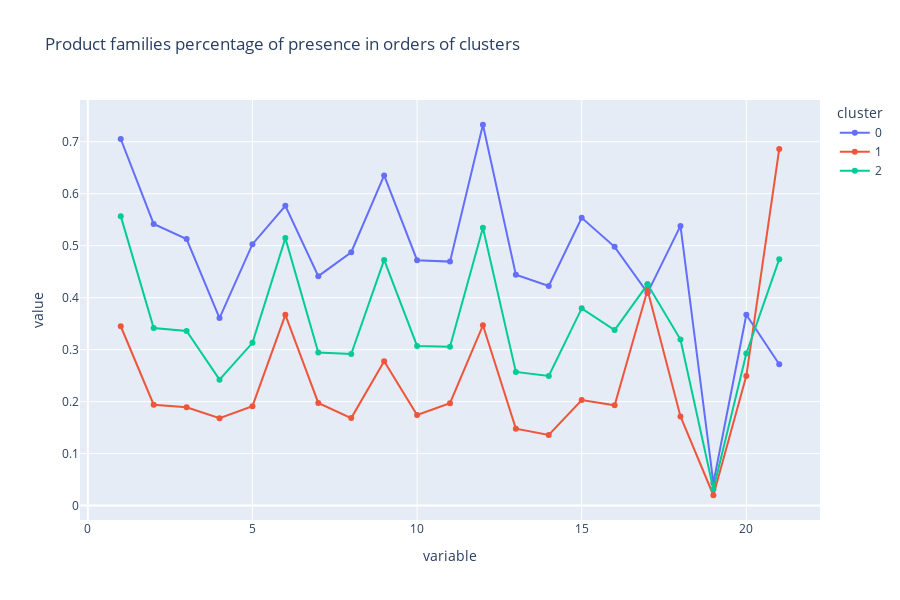

Notebook cell for this chart:
### Code cell
fig_cust = px.line(melted_cust_broad, x = "variable", y = "value", color = 'cluster', title='Product families percentage of presence in orders of clusters',\
                   height=600, width=900, ).update_traces(mode='lines+markers') #y_title = '% of orders with that Product Family (Unscaled)'
fig_cust.show()

### Figure 1 — Plotly figure (JSON) as saved in the notebook; plotly's stock layout.template omitted (floating-point values rounded to 4 significant figures)
{"data": [{"hovertemplate": "cluster=0<br>variable=%{x}<br>value=%{y}<extra></extra>", "legendgroup": "0", "line": {"color": "#636efa", "dash": "solid"}, "mode": "lines+markers", "name": "0", "orientation": "v", "showlegend": true, "type": "scatter", "x": [1, 2, 3, 4, 5, 6, 7, 8, 9, 10, 11, 12, 13, 14, 15, 16, 17, 17, 18, 19, 20, 21], "xaxis": "x", "y": [0.7053, 0.542, 0.5128, 0.3607, 0.5028, 0.5766, 0.4414, 0.4874, 0.6353, 0.4721, 0.4694, 0.7327, 0.4442, 0.4226, 0.5536, 0.4977, 0.4093, 0.4093, 0.538, 0.04331, 0.3671, 0.2719], "yaxis": "y"}, {"hovertemplate": "cluster=1<br>variable=%{x}<br>value=%{y}<extra></extra>", "legendgroup": "1", "line": {"color": "#EF553B", "dash": "solid"}, "mode": "lines+markers", "name": "1", "orientation": "v", "showlegend": true, "type": "scatter", "x": [1, 2, 3, 4, 5, 6, 7, 8, 9, 10, 11, 12, 13, 14, 15, 16, 17, 17, 18, 19, 20, 21], "xaxis": "x", "y": [0.345, 0.194, 0.189, 0.1681, 0.1913, 0.367, 0.1974, 0.1682, 0.2776, 0.1742, 0.197, 0.3468, 0.148, 0.1357, 0.2031, 0.193, 0.4147, 0.4147, 0.1713, 0.01981, 0.2495, 0.6861], "yaxis": "y"}, {"hovertemplate": "cluster=2<br>variable=%{x}<br>value=%{y}<extra></extra>", "legendgroup": "2", "line": {"color": "#00cc96", "dash": "solid"}, "mode": "lines+markers", "name": "2", "orientation": "v", "showlegend": true, "type": "scatter", "x": [1, 2, 3, 4, 5, 6, 7, 8, 9, 10, 11, 12, 13, 14, 15, 16, 17, 17, 18, 19, 20, 21], "xaxis": "x", "y": [0.5569, 0.3416, 0.336, 0.2423, 0.3131, 0.5146, 0.2944, 0.2917, 0.4726, 0.3071, 0.3056, 0.5345, 0.2572, 0.2494, 0.3794, 0.3377, 0.4256, 0.4256, 0.3194, 0.03132, 0.2926, 0.4741], "yaxis": "y"}], "layout": {"height": 600, "legend": {"title": {"text": "cluster"}, "tracegroupgap": 0}, "title": {"text": "Product families percentage of presence in orders of clusters"}, "width": 900, "xaxis": {"anchor": "y", "domain": [0, 1], "title": {"text": "variable"}}, "yaxis": {"anchor": "x", "domain": [0, 1], "title": {"text": "value"}}}}
